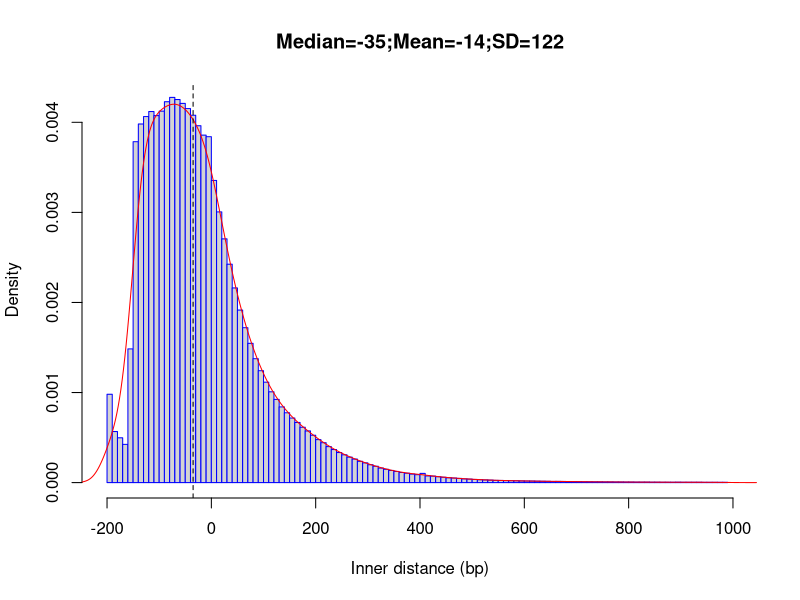

Write the R code that produced this figure.
png("/rds/user/is460/hpc-work/muscle-rnaseq/ezbamqc/output/figs/srpk3_hom_ttnb_het_2.inner_distance_plot.png",width=500,height=500,units="px")
fragsize=rep(c(-195,-185,-175,-165,-155,-145,-135,-125,-115,-105,-95,-85,-75,-65,-55,-45,-35,-25,-15,-5,5,15,25,35,45,55,65,75,85,95,105,115,125,135,145,155,165,175,185,195,205,215,225,235,245,255,265,275,285,295,305,315,325,335,345,355,365,375,385,395,405,415,425,435,445,455,465,475,485,495,505,515,525,535,545,555,565,575,585,595,605,615,625,635,645,655,665,675,685,695,705,715,725,735,745,755,765,775,785,795,805,815,825,835,845,855,865,875,885,895,905,915,925,935,945,955,965,975,985),times=c(167884,97014,85124,72636,254098,647875,681510,695648,705221,697491,705977,723844,732045,728028,720687,710829,698192,678232,660326,657398,574268,514466,463219,415020,369958,327878,294357,264674,235463,212663,190835,172561,158124,143881,132690,122692,114292,105232,98220,90015,81707,75835,68402,62841,57107,52791,48379,44711,40455,37462,33964,31097,27598,25247,23017,21137,19193,17813,16142,15065,17449,12672,12240,11059,10161,9122,8688,7972,7014,6627,6024,5460,5088,4684,4177,4077,3815,3586,3464,3179,2988,2867,2631,2512,2429,2182,2288,2148,2036,1846,1762,1569,1503,1435,1360,1282,1307,1146,1096,1035,981,882,842,891,810,820,703,671,691,709,639,654,597,650,562,578,527,540,495))
frag_sd = round(sd(fragsize),digits=0)
frag_mean = round(mean(fragsize),digits=0)
frag_median = round(median(fragsize),digits=0)
hist(fragsize,probability=T,breaks=120,xlim=c(-200,1000),xlab="Inner distance (bp)",main=paste(c("Median=",frag_median,";","Mean=",frag_mean,";","SD=",frag_sd),collapse=""),border="blue")
lines(density(fragsize,bw=20),col='red')
abline(v=frag_median,lty=2)
dev.state = dev.off()
